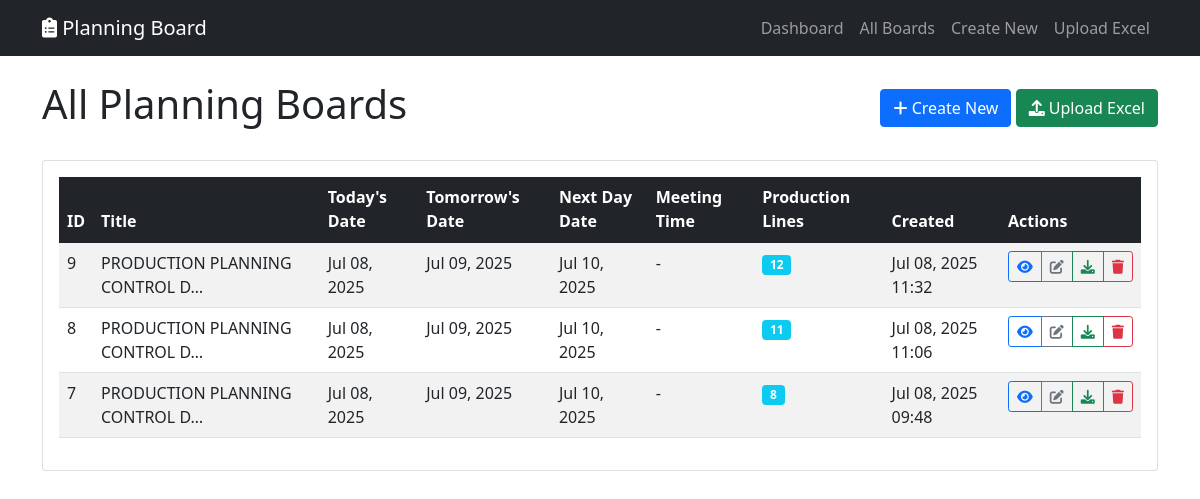
Before: /planning/boards/ (signed in) with the older database file.
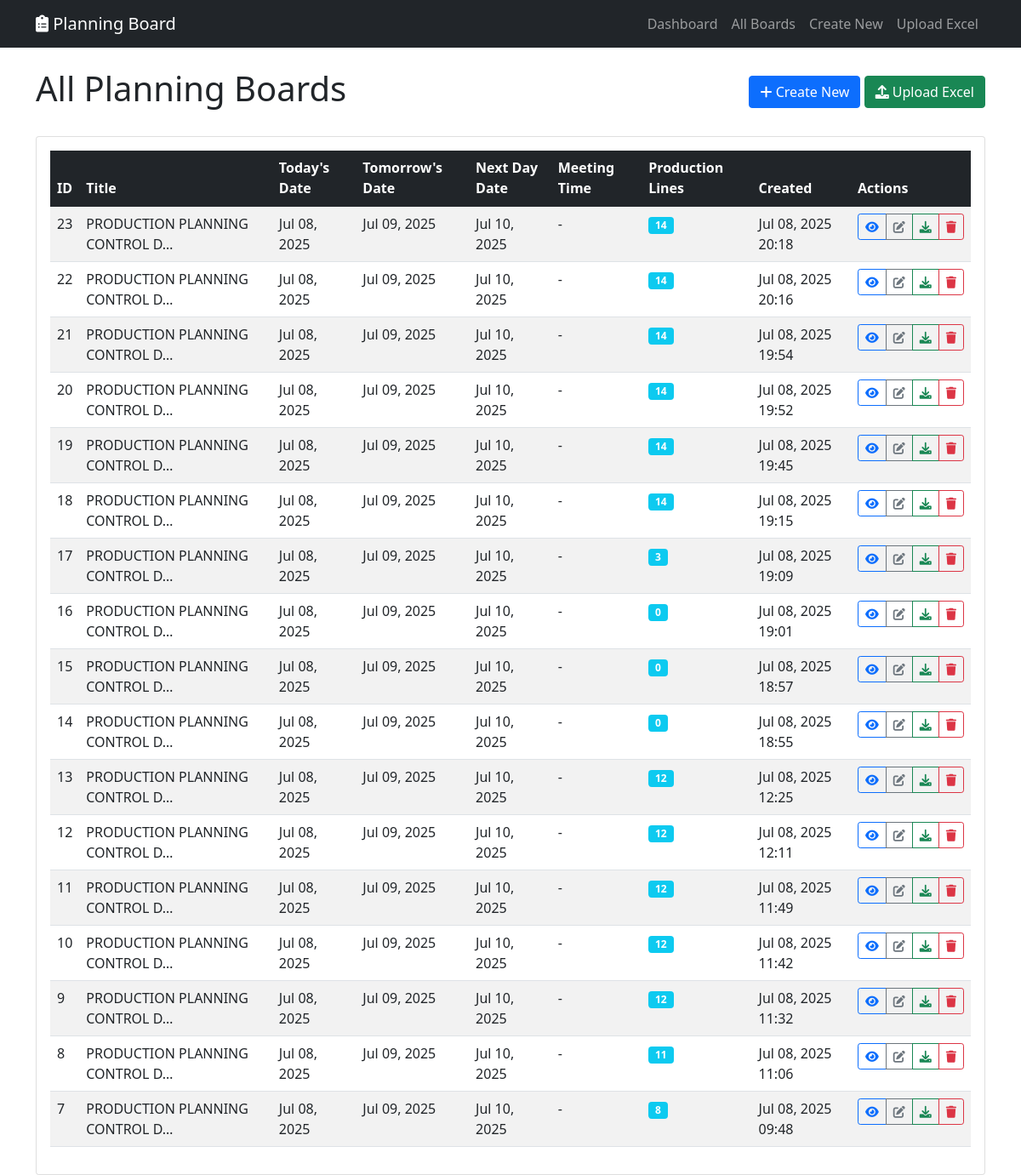
After: the same page with the newer database file.
### planning_board/models.py (models this page shows, shortened)
class PlanningBoard(models.Model):
    title = models.CharField(max_length=200, default="PRODUCTION PLANNING CONTROL DISPLAY BOARD")
    meeting_time = models.TimeField(null=True, blank=True)
    today_date = models.DateField(default=timezone.now)
    tomorrow_date = models.DateField()
    next_day_date = models.DateField()
    created_by = models.ForeignKey(User, on_delete=models.CASCADE)
    created_at = models.DateTimeField(auto_now_add=True)
    updated_at = models.DateTimeField(auto_now=True)
    class Meta:
        ordering = ['-created_at']

### planning_board/views.py (the view)
# urls.py: path('boards/', views.planning_board_list, name='list'),
@login_required
def planning_board_list(request):
    boards = PlanningBoard.objects.filter(created_by=request.user).order_by('-created_at')
    return render(request, 'planning_board/list.html', {'boards': boards})

### planning_board/templates/planning_board/list.html (shortened to what this page needs)
{% extends 'planning_board/base.html' %}
{% block content %}
<div class="d-flex justify-content-between align-items-center mb-4">
    <h1>All Planning Boards</h1>
    <div>
        <a href="{% url 'planning_board:create' %}" class="btn btn-primary">
            <i class="fas fa-plus"></i> Create New
        </a>
        <a href="{% url 'planning_board:excel_upload' %}" class="btn btn-success">
            <i class="fas fa-upload"></i> Upload Excel
        </a>
    </div>
</div>
{% if boards %}
    <div class="card">
        <div class="card-body">
            <div class="table-responsive">
                <table class="table table-striped table-hover">
                    <thead class="table-dark">
                        <tr>
                            <th>ID</th>
                            <th>Title</th>
                            <th>Today's Date</th>
                            <th>Tomorrow's Date</th>
                            <th>Next Day Date</th>
                            <th>Meeting Time</th>
                            <th>Production Lines</th>
                            <th>Created</th>
                            <th>Actions</th>
                        </tr>
                    </thead>
                    <tbody>
                        {% for board in boards %}
                            <tr>
                                <td>{{ board.id }}</td>
                                <td>{{ board.title|truncatechars:30 }}</td>
                                <td>{{ board.today_date|date:"M d, Y" }}</td>
                                <td>{{ board.tomorrow_date|date:"M d, Y" }}</td>
                                <td>{{ board.next_day_date|date:"M d, Y" }}</td>
                                <td>{{ board.meeting_time|default:"-" }}</td>
                                <td>
                                    <span class="badge bg-info">{{ board.production_lines.count }}</span>
                                </td>
                                <td>{{ board.created_at|date:"M d, Y H:i" }}</td>
                                <td>
                                    <div class="btn-group" role="group">
                                        <a href="{% url 'planning_board:detail' board.pk %}"
                                           class="btn btn-sm btn-outline-primary" title="View">
                                            <i class="fas fa-eye"></i>
                                        </a>
                                        <a href="{% url 'planning_board:edit' board.pk %}"
                                           class="btn btn-sm btn-outline-secondary" title="Edit">
                                            <i class="fas fa-edit"></i>
                                        </a>
                                        <a href="{% url 'planning_board:export_excel' board.pk %}"
                                           class="btn btn-sm btn-outline-success" title="Export">
                                            <i class="fas fa-download"></i>
                                        </a>
                                        <a href="{% url 'planning_board:delete' board.pk %}"
                                           class="btn btn-sm btn-outline-danger" title="Delete">
                                            <i class="fas fa-trash"></i>
                                        </a>
                                    </div>
                                </td>
                            </tr>
                        {% endfor %}
                    </tbody>
                </table>
            </div>
        </div>
    </div>
{% endif %}
{% endblock %}

Changed rows visible on the page:
added PlanningBoard: id "23", title "PRODUCTION PLANNING CONTROL D…", today_date "Jul 08, 2025", tomorrow_date "Jul 09, 2025", next_day_date "Jul 10, 2025", meeting_time "-", production_lines.count "14", created_at "Jul 08, 2025 20:18"
added PlanningBoard: id "22", title "PRODUCTION PLANNING CONTROL D…", today_date "Jul 08, 2025", tomorrow_date "Jul 09, 2025", next_day_date "Jul 10, 2025", meeting_time "-", production_lines.count "14", created_at "Jul 08, 2025 20:16"
added PlanningBoard: id "21", title "PRODUCTION PLANNING CONTROL D…", today_date "Jul 08, 2025", tomorrow_date "Jul 09, 2025", next_day_date "Jul 10, 2025", meeting_time "-", production_lines.count "14", created_at "Jul 08, 2025 19:54"
added PlanningBoard: id "20", title "PRODUCTION PLANNING CONTROL D…", today_date "Jul 08, 2025", tomorrow_date "Jul 09, 2025", next_day_date "Jul 10, 2025", meeting_time "-", production_lines.count "14", created_at "Jul 08, 2025 19:52"
added PlanningBoard: id "19", title "PRODUCTION PLANNING CONTROL D…", today_date "Jul 08, 2025", tomorrow_date "Jul 09, 2025", next_day_date "Jul 10, 2025", meeting_time "-", production_lines.count "14", created_at "Jul 08, 2025 19:45"
added PlanningBoard: id "18", title "PRODUCTION PLANNING CONTROL D…", today_date "Jul 08, 2025", tomorrow_date "Jul 09, 2025", next_day_date "Jul 10, 2025", meeting_time "-", production_lines.count "14", created_at "Jul 08, 2025 19:15"
added PlanningBoard: id "17", title "PRODUCTION PLANNING CONTROL D…", today_date "Jul 08, 2025", tomorrow_date "Jul 09, 2025", next_day_date "Jul 10, 2025", meeting_time "-", production_lines.count "3", created_at "Jul 08, 2025 19:09"
added PlanningBoard: id "16", title "PRODUCTION PLANNING CONTROL D…", today_date "Jul 08, 2025", tomorrow_date "Jul 09, 2025", next_day_date "Jul 10, 2025", meeting_time "-", production_lines.count "0", created_at "Jul 08, 2025 19:01"
added PlanningBoard: id "15", title "PRODUCTION PLANNING CONTROL D…", today_date "Jul 08, 2025", tomorrow_date "Jul 09, 2025", next_day_date "Jul 10, 2025", meeting_time "-", production_lines.count "0", created_at "Jul 08, 2025 18:57"
added PlanningBoard: id "14", title "PRODUCTION PLANNING CONTROL D…", today_date "Jul 08, 2025", tomorrow_date "Jul 09, 2025", next_day_date "Jul 10, 2025", meeting_time "-", production_lines.count "0", created_at "Jul 08, 2025 18:55"
added PlanningBoard: id "13", title "PRODUCTION PLANNING CONTROL D…", today_date "Jul 08, 2025", tomorrow_date "Jul 09, 2025", next_day_date "Jul 10, 2025", meeting_time "-", production_lines.count "12", created_at "Jul 08, 2025 12:25"
added PlanningBoard: id "12", title "PRODUCTION PLANNING CONTROL D…", today_date "Jul 08, 2025", tomorrow_date "Jul 09, 2025", next_day_date "Jul 10, 2025", meeting_time "-", production_lines.count "12", created_at "Jul 08, 2025 12:11"
added PlanningBoard: id "11", title "PRODUCTION PLANNING CONTROL D…", today_date "Jul 08, 2025", tomorrow_date "Jul 09, 2025", next_day_date "Jul 10, 2025", meeting_time "-", production_lines.count "12", created_at "Jul 08, 2025 11:49"
added PlanningBoard: id "10", title "PRODUCTION PLANNING CONTROL D…", today_date "Jul 08, 2025", tomorrow_date "Jul 09, 2025", next_day_date "Jul 10, 2025", meeting_time "-", production_lines.count "12", created_at "Jul 08, 2025 11:42"
